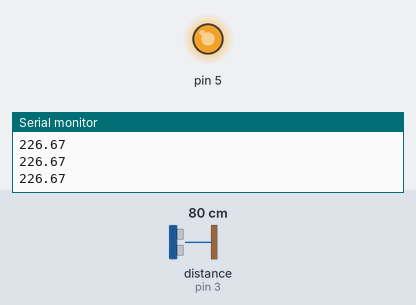
Simulated run of this sketch. Board: Arduino Uno, built with avr-gcc and run on an emulated ATmega328P. On the bench: output pins drawn as LEDs (lit = HIGH), the last lines printed to the serial monitor. The test bench sets the inputs (shaded band); at power-on: distance to the obstacle (sensor on pin 3) 80 cm. The echo pulse lasts 58.3 µs per cm; pins used as bus, display or sensor lines are not drawn.

Above: at 1.2 s.
1.3 s: distance to the obstacle (sensor on pin 3) set to 2 cm
At 1.9 s:
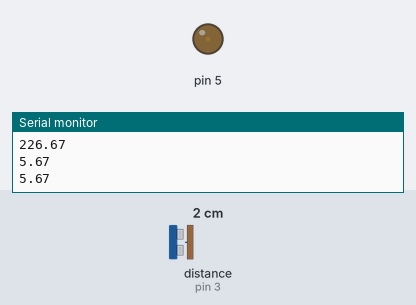
3.0 s: distance to the obstacle (sensor on pin 3) set to 35 cm
At 4.2 s:
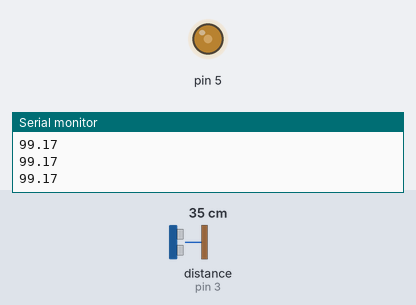
4.5 s: distance to the obstacle (sensor on pin 3) set to 60 cm
At 5.0 s:
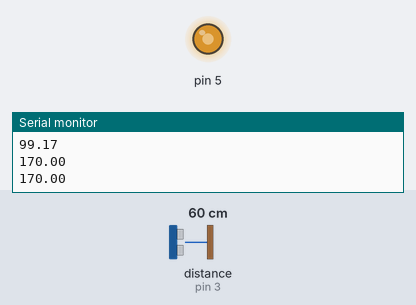
Timing chart, 0 to 7.5 s (numbered marks = the images above; inputs shaded):
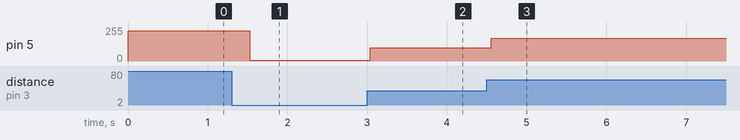

The sketch:

sorce.ino
```cpp
float maxCm = 90;

void setup() {
  // put your setup code here, to run once:
  Serial.begin(9600);
  pinMode(2,OUTPUT);
  pinMode(3,INPUT);
  pinMode(5,OUTPUT);
}

void loop() {
  int duration, cm;

  digitalWrite(2,HIGH);
  delayMicroseconds(10); //10us 만큼 입력
  digitalWrite(2,LOW);

  duration = pulseIn(3,HIGH); // echo 핀의 HIGH->LOW 시간을 측정, 초기 시작상태 HIGH에서 LOW로 떨어질때까지 대기
  cm = getMicrosecondsToCm(duration);

  getLightON(cm);

/*  Serial.print(cm);
  Serial.println("cm");
*/
  delay(300);
}

void getLightON(int cm){
  float temp;
  if(cm > maxCm){
    temp = 255;
  }else{
    temp = cm/maxCm*255;
  }
  Serial.println(temp);
  analogWrite(5,temp);
}

int getMicrosecondsToCm(int duration){
  return duration/29/2;
}
```

Measured:
- after the input at 1.3 s, pin 5: 226/255 → 5/255 after 0.23 s
- after the input at 3.0 s, pin 5: 5/255 → 99/255 at once
- after the input at 4.5 s, pin 5: 99/255 → 170/255 after 0.05 s
